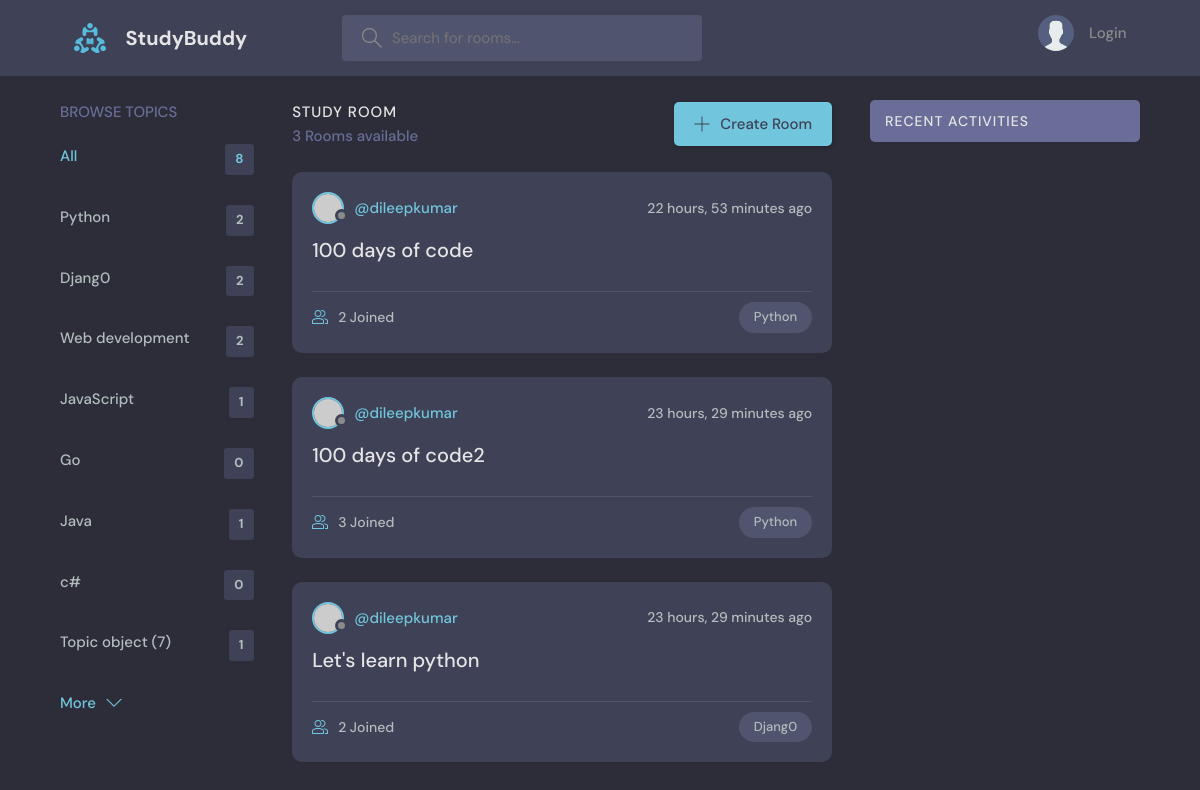
Page /?q=Python on the committed database.
### base/models.py (models this page shows, shortened)
class Topic(models.Model):
    name=models.CharField(max_length=200)

class Room(models.Model):
    host=models.ForeignKey(User, on_delete=models.SET_NULL, null=True)
    topic=models.ForeignKey(Topic, on_delete=models.SET_NULL, null=True)
    name=models.CharField(max_length=200)
    description=models.TextField(null=True, blank=True)
    participants=models.ManyToManyField(User, related_name='participants' , blank=True)
    updated= models.DateTimeField(auto_now=True)
    created= models.DateTimeField(auto_now_add=True)
    class Meta:
        ordering= ['-updated','created']

### base/views.py (the view)
# urls.py: path('', views.home ,name="base-home"),
def home(request):
    q=request.GET.get('q') if request.GET.get('q') !=None else  ''
    rooms=Room.objects.filter(
        Q(topic__name__icontains=q) |
        Q(name__contains=q)|
        Q(description__icontains=q)
        )
    topics=Topic.objects.all()
    rooms_count=rooms.count()
    room_messages=Message.objects.filter(Q(Room__topic__name__icontains=q))
    context={'rooms':rooms,'topics':topics,'rooms_count':rooms_count,'room_messages':room_messages}
    return render(request, 'base/home.html', context)

### base/templates/base/home.html (shortened to what this page needs)
{% extends 'main.html' %}
{% block content%}
    <main class="layout layout--3">
      <div class="container">
        {% include 'base/topics_component.html' %}
        <div class="roomList">
          <div class="roomList__header">
            <div>
              <h2>Study Room</h2>
              <p>{{rooms_count}} Rooms available</p>
            </div>
            <a class="btn btn--main" href="{% url 'create-room' %}">
              <svg version="1.1" xmlns="http://www.w3.org/2000/svg" width="32" height="32" viewBox="0 0 32 32">
                <title>add</title>
                <path
                  d="M16.943 0.943h-1.885v14.115h-14.115v1.885h14.115v14.115h1.885v-14.115h14.115v-1.885h-14.115v-14.115z"
                ></path>
              </svg>
              Create Room
            </a>
          </div>
          {%include 'base/feed_component.html' %}
        </div>
         {% include 'base/activity_component.html' %}
      </div>
    </main>
{%endblock %}

### base/templates/base/topics_component.html
<div class="topics">
    <div class="topics__header">
      <h2>Browse Topics</h2>
    </div>
    <ul class="topics__list">
      <li>
        <a href="{% url  'base-home' %}" class="active">All <span>{{topics.count}}</span></a>
      </li>
      {% for topic in topics %}
      <li>
        <a href="{% url 'base-home' %}?q={{topic.name}}">{{topic.name}}<span>{{topic.room_set.all.count}}</span></a>
      </li>
      {% endfor %}
    </ul>
    <a class="btn btn--link" href="topics.html">
      More
      <svg version="1.1" xmlns="http://www.w3.org/2000/svg" width="32" height="32" viewBox="0 0 32 32">
        <title>chevron-down</title>
        <path d="M16 21l-13-13h-3l16 16 16-16h-3l-13 13z"></path>
      </svg>
    </a>
  </div>

### base/templates/base/feed_component.html (shortened to what this page needs)
{% for room in rooms %}
<div class="roomListRoom">
    <div class="roomListRoom__header">
      <a href="{% url 'user-profile' room.host.id %}" class="roomListRoom__author">
        <div class="avatar avatar--small">
          <img src="https://randomuser.me/api/portraits/women/11.jpg" />
        </div>
        <span>@{{room.host.username}}</span>
      </a>
      <div class="roomListRoom__actions">
        <span>{{room.created|timesince}} ago</span>
      </div>
    </div>
    <div class="roomListRoom__content">
      <a href="{% url 'room' room.id %}">{{room.name}}</a>
    </div>
    <div class="roomListRoom__meta">
      <a href="{% url 'room' room.id %}" class="roomListRoom__joined">
        {{room.participants.all.count}} Joined
      </a>
      <p class="roomListRoom__topic">{{room.topic.name}}</p>
    </div>
  </div>
{% endfor %}

### static/styles/style.css (style rules this page uses)
:root { --color-main: #71c6dd; --color-main-light: #e1f6fb; --color-dark: #3f4156; --color-dark-medium: #51546e; --color-dark-light: #696d97; --color-light: #e5e5e5; --color-gray: #8b8b8b; --color-light-gray: #b2bdbd; --color-bg: #2d2d39; --color-success: #5dd693; --color-error: #fc4b0b; }
* { font-family: "DM Sans", -apple-system, BlinkMacSystemFont, "Segoe UI", Roboto, Oxygen, Ubuntu, Cantarell, "Open Sans", "Helvetica Neue", sans-serif; margin: 0; padding: 0; box-sizing: border-box; text-rendering: optimizeLegibility; font-size: inherit; }
html { font-size: 56.25%; }
@media only screen and (min-width: 1200px) { html { font-size: 62.5%; } }
body { line-height: 1.6; font-weight: 400; font-size: 1.5rem; color: var(--color-light-gray); background-color: var(--color-bg); min-height: 100vh; }
img { width: 100%; }
a { display: inline-block; color: var(--color-main); text-decoration: none; }
.container { max-width: 120rem; width: 90%; margin: auto; }
.btn { background-color: transparent; border: none; display: inline-flex; align-items: center; gap: 1rem; cursor: pointer; transition: all ease-in-out 0.3s; padding: 1rem 2rem; border-radius: 5px; box-shadow: 1px 1px 3px 1px rgba(0, 0, 0, 0.15); font-weight: 500; }
.btn--link { border-radius: 0; padding: 0; color: var(--color-main); box-shadow: none; }
.btn--main { background-color: var(--color-main); color: var(--color-dark); }
.btn > svg { fill: currentColor; width: 1.6rem; height: 1.6rem; }
.avatar { position: relative; display: inline-block; border-radius: 50%; border: 2px solid var(--color-main); }
.avatar img { display: block; border-radius: 50%; object-fit: cover; object-position: center; }
.avatar::after { content: ""; display: block; position: absolute; background-color: var(--color-gray); z-index: 111; border-radius: 50%; border: 0.3rem solid var(--color-dark); }
.avatar.avatar--small img { width: 2.8rem; height: 2.8rem; }
.avatar.avatar--small:after { width: 0.7rem; height: 0.7rem; bottom: 0px; right: -6px; }
.layout { margin-top: 2.4rem; }
.layout > .container { display: flex; justify-content: space-between; align-items: flex-start; }
.layout--3 > .container > div:first-child { flex-basis: 18%; max-width: 22.5rem; }
.layout--3 > .container > div:nth-child(2) { flex-basis: 50%; }
.topics__header { margin-bottom: 2rem; }
.topics__header h2 { text-transform: uppercase; font-weight: 500; color: var(--color-dark-light); }
.topics__list { list-style: none; }
.topics__list li a { display: flex; justify-content: space-between; margin-bottom: 3rem; font-weight: 500; color: var(--color-light-gray); transition: all 0.3s ease-in-out; }
.topics__list li a.active, .topics__list li a:hover { color: var(--color-main); }
.topics__list li a span { padding: 0.5rem 1rem; background-color: var(--color-dark); border-radius: 3px; font-size: 1.3rem; font-weight: 700; letter-spacing: 1px; }
.roomList__header { display: flex; justify-content: space-between; align-items: center; margin-bottom: 2.4rem; }
.roomList__header h2 { text-transform: uppercase; font-weight: 500; color: var(--color-light); letter-spacing: 1px; }
.roomList__header p { font-weight: 500; color: var(--color-dark-light); }
.roomListRoom { margin-bottom: 2.4rem; background-color: var(--color-dark); border-radius: 1rem; padding: 2rem; }
.roomListRoom__header { display: flex; justify-content: space-between; align-items: center; }
.roomListRoom__author { font-weight: 500; display: flex; align-items: center; gap: 1rem; }
.roomListRoom__actions { display: flex; align-items: flex-start; gap: 1rem; position: relative; }
.roomListRoom__actions span { font-size: 1.4rem; font-weight: 500; }
.roomListRoom__content { margin: 1rem 0; }
.roomListRoom__content a { font-size: 2rem; font-weight: 500; margin-bottom: 1.5rem; color: var(--color-light); transition: all 0.3s ease-in-out; }
.roomListRoom__meta { border-top: 1px solid var(--color-dark-medium); padding-top: 1rem; display: flex; align-items: center; justify-content: space-between; }
.roomListRoom__joined { color: var(--color-light-gray); display: flex; align-items: center; gap: 1rem; font-size: 1.4rem; font-weight: 500; }
.roomListRoom__joined svg { fill: var(--color-main); width: 1.6rem; height: 1.6rem; }
.roomListRoom__topic { padding: 5px 1.5rem; background-color: var(--color-dark-medium); border-radius: 5rem; font-weight: 500; font-size: 1.3rem; }

### rows in the picture
Topic: name "Python", room_set.all.count "2"
Topic: name "Djang0", room_set.all.count "2"
Topic: name "Web development", room_set.all.count "2"
Topic: name "JavaScript", room_set.all.count "1"
Topic: name "Go", room_set.all.count "0"
Topic: name "Java", room_set.all.count "1"
Topic: name "c#", room_set.all.count "0"
Topic: name "Topic object (7)", room_set.all.count "1"
Room: host.username "dileepkumar", created "22 hours, 53 minutes", name "100 days of code", participants.all.count "2", topic.name "Python"
Room: host.username "dileepkumar", created "23 hours, 29 minutes", name "100 days of code2", participants.all.count "3", topic.name "Python"
Room: host.username "dileepkumar", created "23 hours, 29 minutes", name "Let's learn python", participants.all.count "2", topic.name "Djang0"

### other values in the picture
{{ topics.count }} "8"
{{ rooms_count }} "3"
